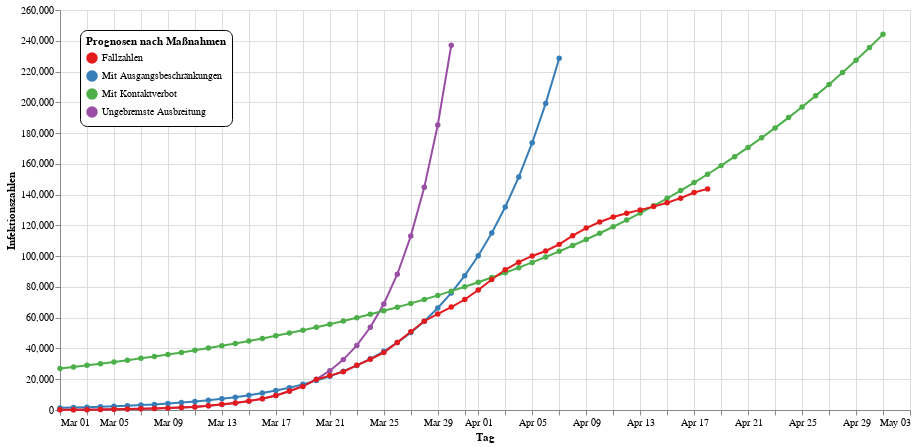

Notebook code cell kept with this figure:
### Code cell
data = pd.read_csv("corona_infections.csv", header=0, names=["day", "cases"])
data["day"] = [dt.datetime.strptime(d + ' 2020', "%b %d %Y") for d in data["day"]]
md1 = dt.datetime(year=2020, month=3, day=20)
md2 = dt.datetime(year=2020, month=3, day=28)
c0 = np.array(data[data["day"] <= md1]["cases"])
d0 = np.array([d.toordinal() for d in data[data["day"] <= md1]["day"]])
c1 = np.array(data[(md1 <= data["day"])][(data["day"] <= md2)]["cases"])
d1 = np.array([d.toordinal() for d in data[md1 <= data["day"]][data["day"] <= md2]["day"]])
c2 = np.array(data[md2 <= data["day"]]["cases"])
d2 = np.array([d.toordinal() for d in data[md2 <= data["day"]]["day"]])
par0, _ = curve_fit(
    corona_curve, 
    xdata=d0, 
    ydata=c0, 
    p0=[c0[0], dt.datetime(year=2020, month=3, day=1).toordinal(), 8e-9, 5.6e7],
    bounds=(
        [0, d0[0], 1e-11, c0[-1]], 
        [c0[-1], dt.datetime(year=2021, month=6, day=1).toordinal(), 1e-8, 8.35e7])
)
par1, _ = curve_fit(
    corona_curve, 
    xdata=d1, 
    ydata=c1, 
    p0=[c1[0], dt.datetime(year=2020, month=3, day=20).toordinal(), 8e-9, 5.6e7],
    bounds=(
        [0, d1[0], 1e-11, c1[-1]], 
        [c1[-1], dt.datetime(year=2021, month=6, day=1).toordinal(), 1e-8, 8.35e7])
)
par2, _ = curve_fit(
    corona_curve, 
    xdata=d2, 
    ydata=c2, 
    p0=[c2[0], dt.datetime(year=2020, month=3, day=28).toordinal(), 8e-9, 5.6e7],
    bounds=(
        [0, d2[0], 1e-11, c2[-1]], 
        [c2[-1], dt.datetime(year=2021, month=6, day=1).toordinal(), 1e-8, 8.35e7])
)
print(par0, "\n", par1, "\n", par2)
data = data[data["day"] >= dt.datetime(year=2020, month=3, day=1)]
data = data.rename(columns={"day": "Tag", "cases": "Infektionszahlen"})
data["Typ"] = ["Fallzahlen" for d in data["Tag"]]
data["Typ"] = data["Typ"].astype(str)
data_count = len(data) + 15
for par, t in [(par0, "Ungebremste Ausbreitung"), 
               (par1, "Mit Ausgangsbeschränkungen"), 
               (par2, "Mit Kontaktverbot")]:
    for i in range(data_count):
        curve_value = corona_curve((list(data["Tag"])[0] + dt.timedelta(days=i)).toordinal(), *par)
        data = data.append(pd.DataFrame(
            [[list(data["Tag"])[0] + dt.timedelta(days=i), 
              curve_value if curve_value < 250000 else None,
              t]],
            columns=("Tag", "Infektionszahlen", "Typ")
        ), ignore_index=True)
data = data.tail(len(data)-data_count+15).append(data.head(data_count-15), ignore_index=True)
line = alt.Chart(data).mark_line(point=True).encode(
    alt.X("monthdate(Tag)", title="Tag"),
    alt.Y("Infektionszahlen:Q", title="Infektionszahlen"),
    color=alt.Color("Typ:N", 
                    scale=alt.Scale(scheme="set1"),
                    legend=alt.Legend(
        orient="none", legendX=20, legendY=20,
        fillColor="white", strokeColor="black", cornerRadius=7, padding=6,
        title="Prognosen nach Maßnahmen"))
)
nearest = alt.selection(type='single', nearest=True, on='mouseover',
                        fields=['Tag'], empty='none')
selectors = alt.Chart(data).mark_point().encode(
    alt.X("monthdate(Tag)", title="Tag"),
    opacity=alt.value(0),
).add_selection(nearest)
points = line.mark_point().encode(
    opacity=alt.condition(nearest, alt.value(1), alt.value(0))
)
text = line.mark_text(align='left', dx=5, dy=5).encode(
    text=alt.condition(nearest, 'Infektionszahlen:Q', alt.value(' '))
)
rules = alt.Chart(data).mark_rule(color='gray').encode(
    alt.X("monthdate(Tag)", title="Tag"),
).transform_filter(nearest)
alt.layer(
    line, selectors, points, rules, text
).properties(width=850, height=400)

### Figure 1 — Vega-Lite specification as saved in the notebook (floating-point values rounded to 4 significant figures; data arrays with more than 128 entries replaced by an {"elided": "..."} marker saying what was removed)
{"config": {"view": {"continuousWidth": 400, "continuousHeight": 300}}, "layer": [{"mark": {"type": "line", "point": true}, "encoding": {"color": {"type": "nominal", "field": "Typ", "legend": {"cornerRadius": 7, "fillColor": "white", "legendX": 20, "legendY": 20, "orient": "none", "padding": 6, "strokeColor": "black", "title": "Prognosen nach Maßnahmen"}, "scale": {"scheme": "set1"}}, "x": {"type": "temporal", "field": "Tag", "timeUnit": "monthdate", "title": "Tag"}, "y": {"type": "quantitative", "field": "Infektionszahlen", "title": "Infektionszahlen"}}}, {"mark": "point", "encoding": {"opacity": {"value": 0}, "x": {"type": "temporal", "field": "Tag", "timeUnit": "monthdate", "title": "Tag"}}, "selection": {"selector001": {"type": "single", "nearest": true, "on": "mouseover", "fields": ["Tag"], "empty": "none"}}}, {"mark": "point", "encoding": {"color": {"type": "nominal", "field": "Typ", "legend": {"cornerRadius": 7, "fillColor": "white", "legendX": 20, "legendY": 20, "orient": "none", "padding": 6, "strokeColor": "black", "title": "Prognosen nach Maßnahmen"}, "scale": {"scheme": "set1"}}, "opacity": {"condition": {"value": 1, "selection": "selector001"}, "value": 0}, "x": {"type": "temporal", "field": "Tag", "timeUnit": "monthdate", "title": "Tag"}, "y": {"type": "quantitative", "field": "Infektionszahlen", "title": "Infektionszahlen"}}}, {"mark": {"type": "rule", "color": "gray"}, "encoding": {"x": {"type": "temporal", "field": "Tag", "timeUnit": "monthdate", "title": "Tag"}}, "transform": [{"filter": {"selection": "selector001"}}]}, {"mark": {"type": "text", "align": "left", "dx": 5, "dy": 5}, "encoding": {"color": {"type": "nominal", "field": "Typ", "legend": {"cornerRadius": 7, "fillColor": "white", "legendX": 20, "legendY": 20, "orient": "none", "padding": 6, "strokeColor": "black", "title": "Prognosen nach Maßnahmen"}, "scale": {"scheme": "set1"}}, "text": {"condition": {"type": "quantitative", "field": "Infektionszahlen", "selection": "selector001"}, "value": " "}, "x": {"type": "temporal", "field": "Tag", "timeUnit": "monthdate", "title": "Tag"}, "y": {"type": "quantitative", "field": "Infektionszahlen", "title": "Infektionszahlen"}}}], "data": {"name": "data-563197c2efde2e055f28250e30ac3659"}, "height": 400, "width": 850, "$schema": "https://vega.github.io/schema/vega-lite/v4.0.2.json", "datasets": {"data-563197c2efde2e055f28250e30ac3659": {"elided": "241 records"}}}
